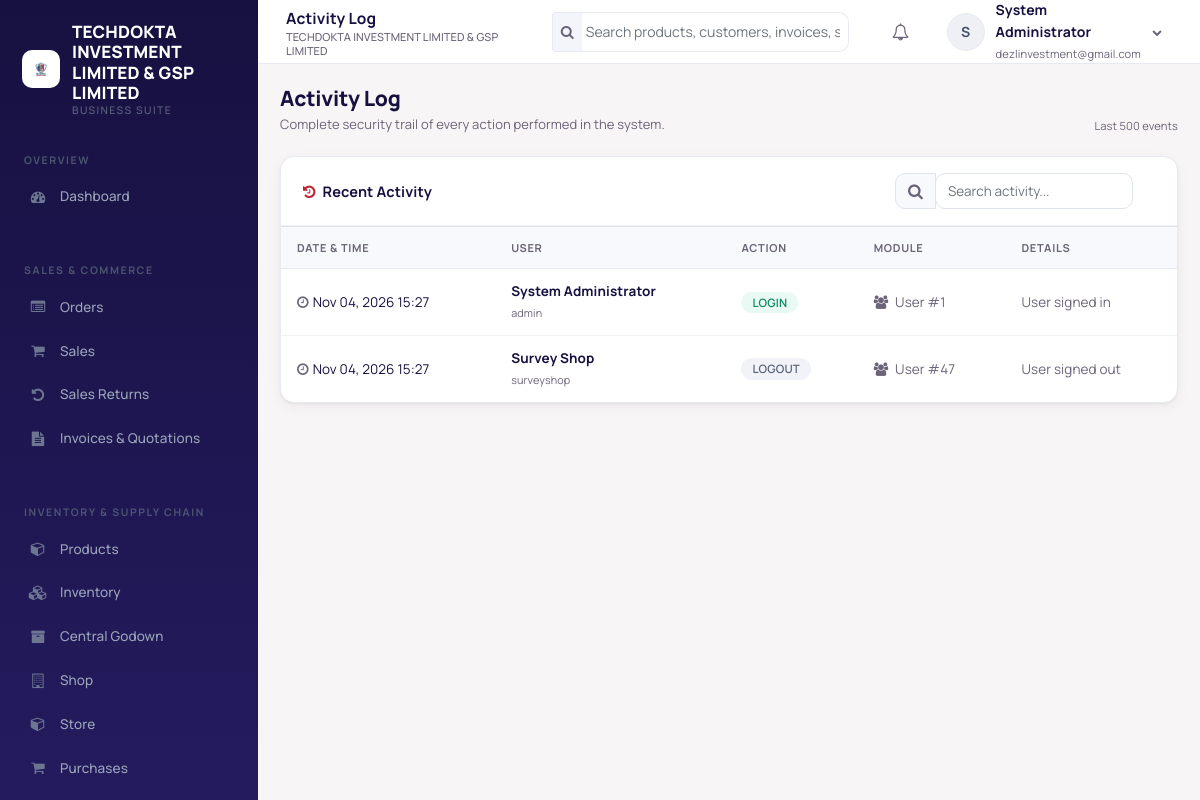
Page /audit-log.php (signed in) on the earlier database version.
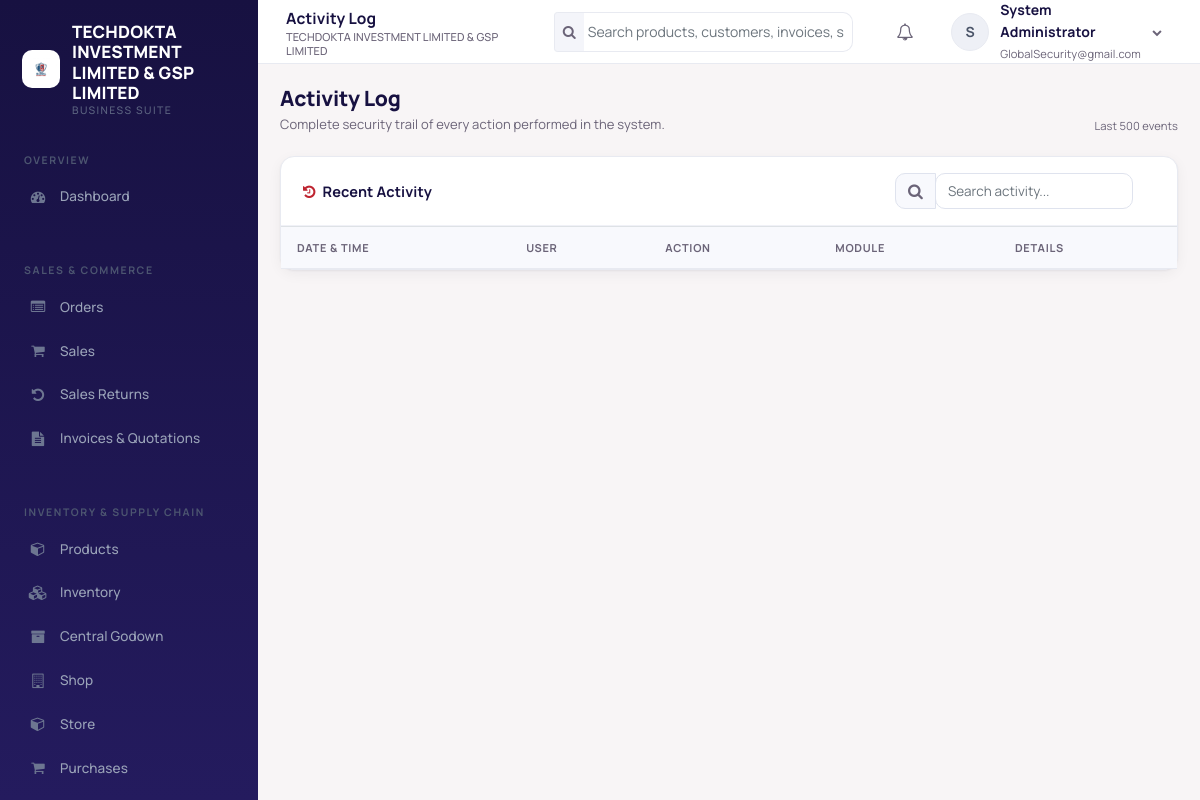
Same page on the later database version.
### tables this page shows
CREATE TABLE `users` (
  `user_id` int(10) UNSIGNED NOT NULL,
  `tenant_id` int(10) UNSIGNED NOT NULL,
  `username` varchar(100) NOT NULL,
  `email` varchar(191) NOT NULL,
  `password_hash` varchar(255) NOT NULL,
  `first_name` varchar(100) NOT NULL,
  `last_name` varchar(100) NOT NULL,
  `phone` varchar(50) DEFAULT NULL,
  `is_active` tinyint(1) NOT NULL DEFAULT 1,
  `last_login` datetime DEFAULT NULL,
  `created_at` timestamp NOT NULL DEFAULT current_timestamp()
);

CREATE TABLE `audit_logs` (
  `log_id` int(10) UNSIGNED NOT NULL,
  `tenant_id` int(10) UNSIGNED NOT NULL,
  `user_id` int(10) UNSIGNED DEFAULT NULL,
  `action` varchar(50) NOT NULL,
  `entity_type` varchar(50) DEFAULT NULL,
  `entity_id` int(10) UNSIGNED DEFAULT NULL,
  `details` text DEFAULT NULL,
  `created_at` timestamp NOT NULL DEFAULT current_timestamp()
);

### helpers.php (called while the page is built, shortened)
<?php
function e($value) {
    return htmlspecialchars((string)$value, ENT_QUOTES, 'UTF-8');
}
function system_title($tenant_id = null) {
    global $current_user;
    static $titles = [];
    if ($tenant_id === null) {
        if (isset($current_user->tenant_id)) {
            $tenant_id = (int)$current_user->tenant_id;
        } elseif (!empty($_SESSION['tenant_id'])) {
            $tenant_id = (int)$_SESSION['tenant_id'];
        }
    }
    $cache_key = $tenant_id !== null ? (int)$tenant_id : 0;
    if (array_key_exists($cache_key, $titles)) return $titles[$cache_key];
    if ($cache_key > 0) {
        $row = fetch_one("SELECT company_name FROM system_settings WHERE tenant_id = ? LIMIT 1", $cache_key);
    }
    $title = trim((string)($row['company_name'] ?? ''));
    $titles[$cache_key] = $title;
    return $title;
}
function system_logo_path($tenant_id = null) {
    global $current_user;
    if ($tenant_id === null) {
        if (isset($current_user->tenant_id)) {
            $tenant_id = (int)$current_user->tenant_id;
        } elseif (!empty($_SESSION['tenant_id'])) {
            $tenant_id = (int)$_SESSION['tenant_id'];
        }
    }
    $cache_key = $tenant_id !== null ? (int)$tenant_id : 0;
    $candidates = [];
    if ($cache_key > 0) {
        $row = fetch_one("SELECT logo_path FROM system_settings WHERE tenant_id = ? LIMIT 1", $cache_key);
        if ($row && !empty($row['logo_path'])) $candidates[] = (string)$row['logo_path'];
    }
    $candidates[] = 'assets/images/logo.png';
    $logo = '';
    foreach ($candidates as $candidate) {
        $candidate = str_replace('\\', '/', trim($candidate));
        if (file_exists(__DIR__ . '/' . ltrim($candidate, '/'))) {
            $logo = ltrim($candidate, '/');
            break;
        }
    }
    return $logo;
}
function fetch_one($sql, ...$params) {
    global $conn;
    $stmt = $conn->prepare($sql);
    if ($params) {
        $types = '';
        foreach ($params as $p) {
            $types .= is_int($p) ? 'i' : (is_float($p) ? 'd' : 's');
        }
        $stmt->bind_param($types, ...$params);
    }
    $stmt->execute();
    $row = $stmt->get_result()->fetch_assoc();
    return $row;
}
function fetch_all($sql, ...$params) {
    global $conn;
    $stmt = $conn->prepare($sql);
    if ($params) {
        $types = '';
        foreach ($params as $p) {
            $types .= is_int($p) ? 'i' : (is_float($p) ? 'd' : 's');
        }
        $stmt->bind_param($types, ...$params);
    }
    $stmt->execute();
    $rows = $stmt->get_result()->fetch_all(MYSQLI_ASSOC);
    return $rows;
}

### User.php (called while the page is built, shortened)
<?php
class User
{
    public $user_id;
    public $tenant_id;
    public $first_name;
    public $last_name;
    public static function getUserById($userId)
    {
        global $conn;
        $stmt = $conn->prepare("SELECT * FROM users WHERE user_id = ? LIMIT 1");
        $stmt->bind_param('i', $userId);
        $stmt->execute();
        $row = $stmt->get_result()->fetch_assoc();
        $user = new self();
        foreach ($row as $key => $value) {
            if (property_exists($user, $key)) $user->$key = $value;
        }
        $user->loadRoles();
        return $user;
    }
    private function loadRoles()
    {
        global $conn;
        $stmt = $conn->prepare(
            "SELECT r.role_id, r.name FROM user_roles ur
             JOIN roles r ON r.role_id = ur.role_id
             WHERE ur.user_id = ? AND ur.tenant_id = ?"
        );
        $stmt->bind_param('ii', $this->user_id, $this->tenant_id);
        $stmt->execute();
        $result = $stmt->get_result();
        while ($row = $result->fetch_assoc()) {
            $this->roles[] = $row['name'];
        }
    }
    public function fullName()
    {
        return trim($this->first_name . ' ' . $this->last_name);
    }
}

### auth_check.php (called while the page is built, shortened)
<?php
$current_user = User::getUserById((int)$_SESSION['user_id']);

### audit-log.php (the view, shortened to what the changed rows need)
<?php
require_once 'header.php';
require_once 'auth_check.php';
$page_title = 'Activity Log';
$logs = fetch_all(
    "SELECT l.*, u.first_name, u.last_name, u.username
     FROM audit_logs l
     LEFT JOIN users u ON u.user_id = l.user_id
     WHERE l.tenant_id = ?
     ORDER BY l.log_id DESC
     LIMIT 500",
    $current_user->tenant_id
);
$badges = [
    'login'     => 'badge-success',
    'logout'    => 'badge-secondary',
    'create'    => 'badge-navy',
    'update'    => 'badge-info',
    'delete'    => 'badge-danger',
    'cancel'    => 'badge-warning',
    'approve'   => 'badge-info',
    'dispatch'  => 'badge-navy',
    'receive'   => 'badge-success',
    'resolve'   => 'badge-success',
    'configure' => 'badge-info',
];
$entity_icons = [
    'pos_order'  => 'fa-shopping-cart',
    'invoice'    => 'fa-file-text',
    'payment'    => 'fa-money',
    'product'    => 'fa-cube',
    'customer'   => 'fa-address-book',
    'supplier'   => 'fa-truck',
    'user'       => 'fa-users',
    'role'       => 'fa-key',
    'settings'   => 'fa-cog',
    'stock'      => 'fa-cubes',
    'warehouse'  => 'fa-building',
    'stock_transfer' => 'fa-exchange',
    'godown_receipt' => 'fa-archive',
];
?>
<?php require_once 'navbar.php'; ?>
<?php require_once 'sidebar.php'; ?>
<div class="page-head">
    <div>
        <h1 class="page-title">Activity Log</h1>
    </div>
</div>
<div class="card">
    <div class="card-body p-0">
        <div class="table-responsive">
            <table class="table table-hover data-table mb-0">
                <thead>
                    <tr>
                        <th>Date &amp; Time</th>
                        <th>User</th>
                        <th>Action</th>
                        <th>Module</th>
                        <th>Details</th>
                    </tr>
                </thead>
                <tbody>
                    <?php foreach ($logs as $log): ?>
                    <tr>
                        <td class="text-nowrap"><i class="fa fa-clock-o mr-1 text-muted"></i><?php echo e(date('M d, Y H:i', strtotime($log['created_at']))); ?></td>
                        <td>
                            <?php if ($log['first_name']): ?>
                                <strong><?php echo e($log['first_name'] . ' ' . $log['last_name']); ?></strong><br>
                                <small class="text-muted"><?php echo e($log['username']); ?></small>
                            <?php else: ?>
                                <span class="text-muted">—</span>
                            <?php endif; ?>
                        </td>
                        <td><span class="badge <?php echo $badges[$log['action']] ?? 'badge-secondary'; ?>"><?php echo e(strtoupper($log['action'])); ?></span></td>
                        <td>
                            <span class="text-muted"><i class="fa <?php echo $entity_icons[$log['entity_type']] ?? 'fa-circle-o'; ?> mr-1"></i>
                            <?php echo e(str_replace('_', ' ', ucwords($log['entity_type'], '_'))); ?> #<?php echo (int)$log['entity_id']; ?></span>
                        </td>
                        <td class="text-muted"><?php echo e($log['details'] ?? ''); ?></td>
                    </tr>
                    <?php endforeach; ?>
                </tbody>
            </table>
        </div>
    </div>
</div>
<?php require_once 'footer.php'; ?>

### navbar.php (shortened to what the changed rows need)
<div class="app-main">
    <header class="topbar">
        <div class="topbar-title"><?php echo isset($page_title) ? e($page_title) : e(system_title()); ?><small><?php echo e(system_title()); ?></small></div>
        <div class="dropdown">
            <a href="#" class="user-menu" data-toggle="dropdown">
                <span class="avatar"><?php echo e(strtoupper(substr($current_user->first_name, 0, 1))); ?></span>
                <span class="hide-xs"><strong><?php echo e($current_user->fullName()); ?></strong><br><small class="text-muted"><?php echo e($current_user->email); ?></small></span>
                <i class="fa fa-chevron-down hide-xs" style="font-size:10px;color:var(--text-muted)"></i>
            </a>
        </div>
    </header>
    <main class="app-content">

### sidebar.php (shortened to what the changed rows need)
<aside class="sidebar" id="sidebar">
    <div class="sidebar-brand">
        <?php $sidebar_logo = system_logo_path(); ?>
        <?php if ($sidebar_logo !== ''): ?>
            <img src="<?php echo e($sidebar_logo); ?>" alt="" class="sidebar-logo">
        <?php endif; ?>
        <div class="brand-text"><?php echo e(system_title()); ?><small>Business Suite</small></div>
    </div>
</aside>

Differences in the rows shown:
removed audit_logs: created_at "Nov 04, 2026 15:27", user.last_name "System Administrator", user.username "admin", action "LOGIN", entity_type "User", entity "1", details "User signed in"
removed audit_logs: created_at "Nov 04, 2026 15:27", user.last_name "Survey Shop", user.username "surveyshop", action "LOGOUT", entity_type "User", entity "47", details "User signed out"
changed users "TECHDOKTA INVESTMENT LIMITED & GSP LIMITED": email "dezlinvestment@gmail.com" → "GlobalSecurity@gmail.com"
